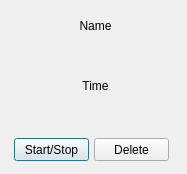
<?xml version="1.0" encoding="UTF-8"?>
<ui version="4.0">
 <class>TimerWidget</class>
 <widget class="QDialog" name="TimerWidget">
  <property name="geometry">
   <rect>
    <x>0</x>
    <y>0</y>
    <width>187</width>
    <height>174</height>
   </rect>
  </property>
  <property name="windowTitle">
   <string>Dialog</string>
  </property>
  <widget class="QPushButton" name="changeModeButton">
   <property name="geometry">
    <rect>
     <x>14</x>
     <y>138</y>
     <width>75</width>
     <height>23</height>
    </rect>
   </property>
   <property name="text">
    <string>Start/Stop</string>
   </property>
  </widget>
  <widget class="QPushButton" name="deleteButton">
   <property name="geometry">
    <rect>
     <x>94</x>
     <y>138</y>
     <width>75</width>
     <height>23</height>
    </rect>
   </property>
   <property name="text">
    <string>Delete</string>
   </property>
  </widget>
  <widget class="QLabel" name="timeLabel">
   <property name="geometry">
    <rect>
     <x>10</x>
     <y>50</y>
     <width>171</width>
     <height>71</height>
    </rect>
   </property>
   <property name="text">
    <string>Time</string>
   </property>
   <property name="alignment">
    <set>Qt::AlignCenter</set>
   </property>
  </widget>
  <widget class="QLabel" name="nameLabel">
   <property name="geometry">
    <rect>
     <x>10</x>
     <y>10</y>
     <width>171</width>
     <height>31</height>
    </rect>
   </property>
   <property name="text">
    <string>Name</string>
   </property>
   <property name="alignment">
    <set>Qt::AlignCenter</set>
   </property>
  </widget>
 </widget>
 <resources/>
 <connections/>
</ui>
